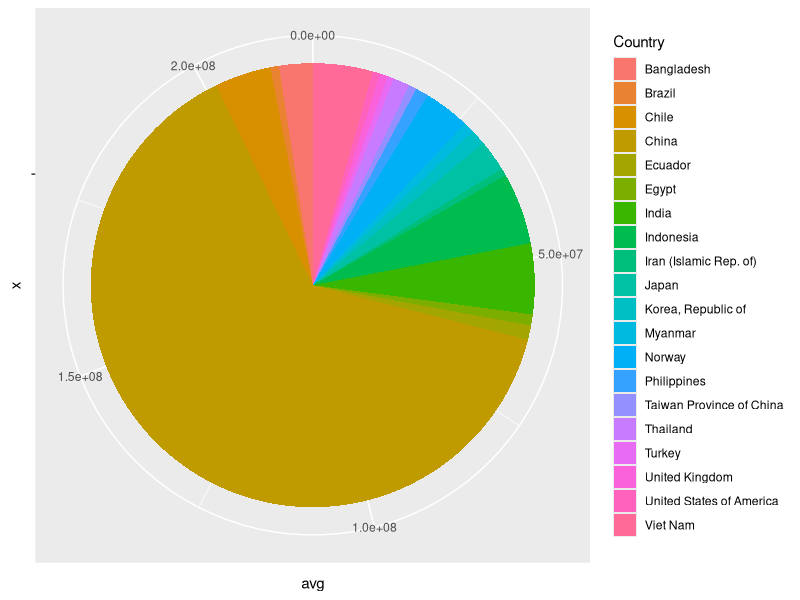
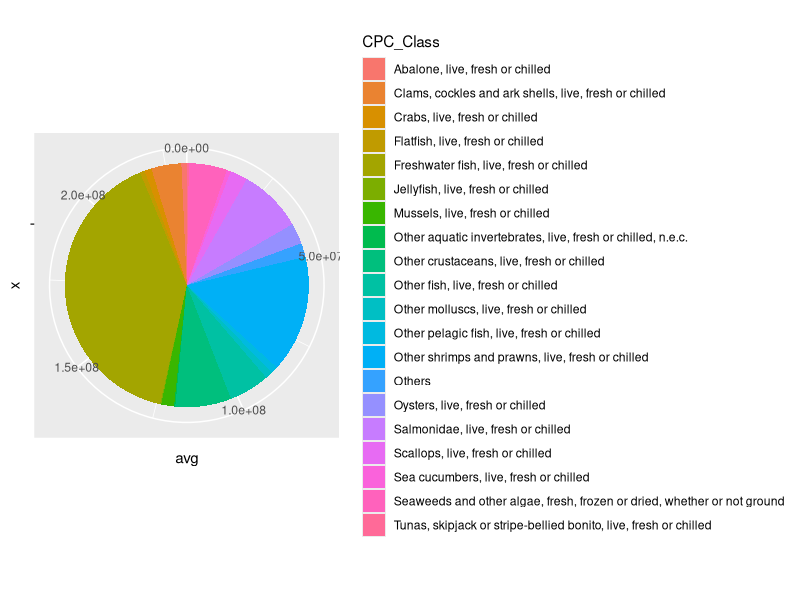
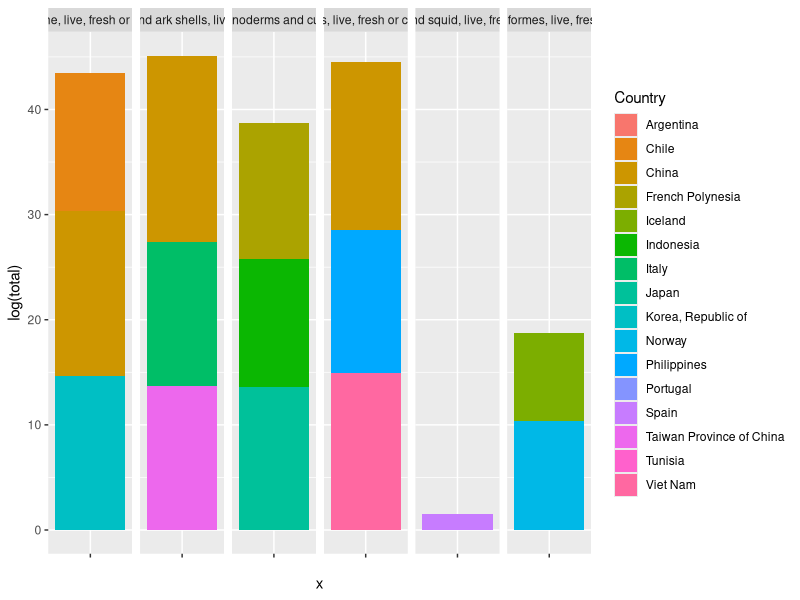
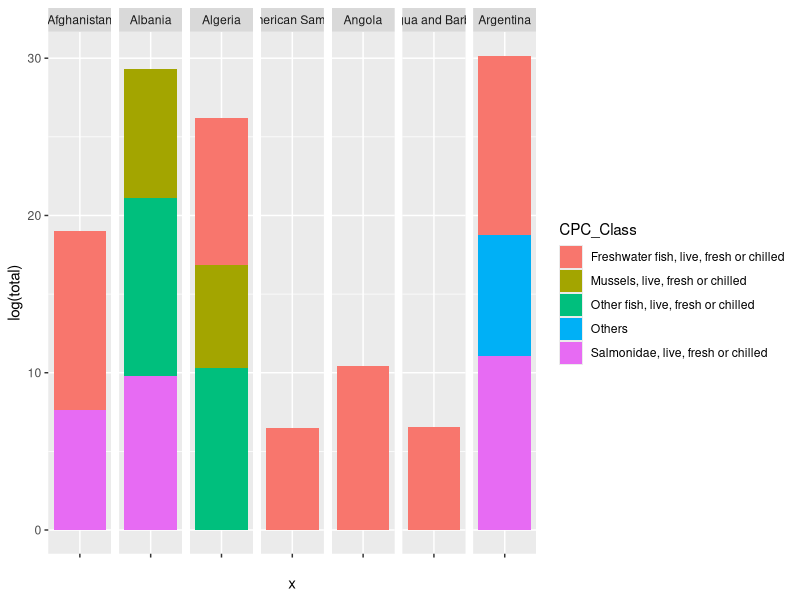

Generate these figures, in order, with R:
library(dplyr)
library(ggplot2)

setwd("C:\\Users\\HP\\Desktop\\R proj")

production <- read.csv("Processed_production.csv", stringsAsFactors = FALSE, row.names=1)
summary(production)

##Analysis on Production data##

#A1) Analysis yearly production(in dollar) per country
country_prod <- summarise(group_by(production, Country), s13 = sum(y13, na.rm=TRUE), 
                          s14=sum(y14, na.rm=TRUE),
                          s15=sum(y15, na.rm=TRUE),
                          s16=sum(y16, na.rm=TRUE),
                          s17=sum(y17, na.rm=TRUE),
                          s18=sum(y18, na.rm=TRUE),
                          avg=mean(c(s13,s14,s15,s16,s17,s18)))

summary(country_prod)
head(arrange(country_prod, -avg), 20) #take a look at top countrys
tail(arrange(country_prod, -avg), 20) #and bottoms
arranged_country_prod <- arrange(country_prod, -avg)
#try plot top 10 countries as pie chart
ggplot(data=arranged_country_prod[1:20, ], aes(x="", y=avg, fill=Country))+
  geom_bar(stat="identity", width=1)+
  coord_polar(theta="y")

#A2) Anaylsis per CPC class
cpc_prod <- summarise(group_by(production, CPC_Class), s13 = sum(y13, na.rm=TRUE), 
                          s14=sum(y14, na.rm=TRUE),
                          s15=sum(y15, na.rm=TRUE),
                          s16=sum(y16, na.rm=TRUE),
                          s17=sum(y17, na.rm=TRUE),
                          s18=sum(y18, na.rm=TRUE),
                          avg=mean(c(s13,s14,s15,s16,s17,s18)))

summary(cpc_prod)
head(arrange(cpc_prod, -avg), 20) #sorted view
arranged_cpc_prod <- arrange(cpc_prod, -avg)
#try plot in pie chart
ggplot(data=arranged_cpc_prod[1:20, ], aes(x="", y=avg, fill=CPC_Class))+
  geom_bar(stat="identity", width=1)+
  coord_polar(theta="y")

#A3) Per each CPC class, which country produces the most? (top3 for each)
cpc_country_prod <- summarise(group_by(production, CPC_Class, Country), total=sum(y13,y14,y15,y16,y17,y18, na.rm=TRUE))
top_countries <- cpc_country_prod %>% arrange(-total) %>% group_by(CPC_Class) %>% slice(1:3)

#bar chart(partial)
ggplot(data=top_countries[1:18, ], aes(x="", y=log(total), fill=Country))+
  facet_grid(facets=. ~ CPC_Class)+
  geom_bar(stat="identity", width=1)

#A4) Which CPC class each country produces the most? (top3 for each)
country_cpc_prod <- summarise(group_by(production, Country, CPC_Class), total=sum(y13,y14,y15,y16,y17,y18, na.rm=TRUE))
top_cpc <- country_cpc_prod %>% arrange(-total) %>% group_by(Country) %>% slice(1:3)

#bar chart(partial)
ggplot(data=top_cpc[1:14, ], aes(x="", y=log(total), fill=CPC_Class))+
  facet_grid(facets=. ~ Country)+
  geom_bar(stat="identity", width=1)

#A5) Try ggmap(scalable with production of each country)
